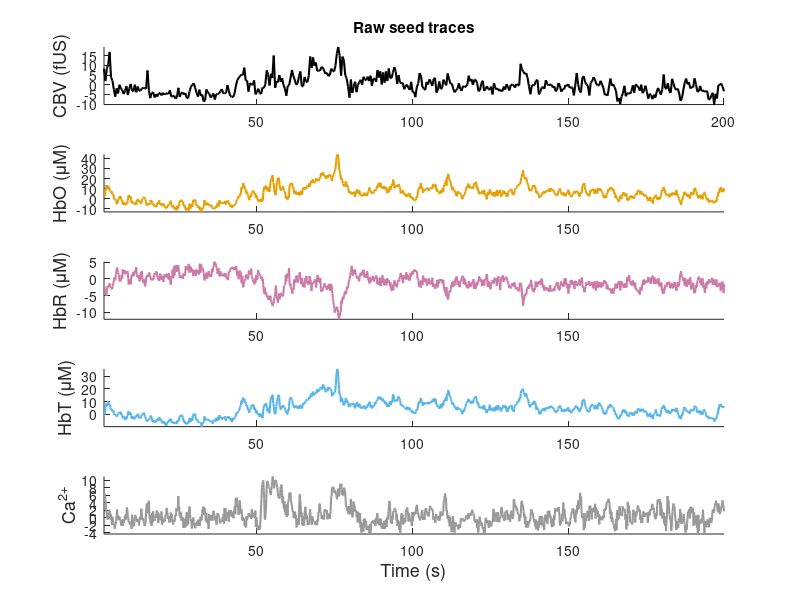
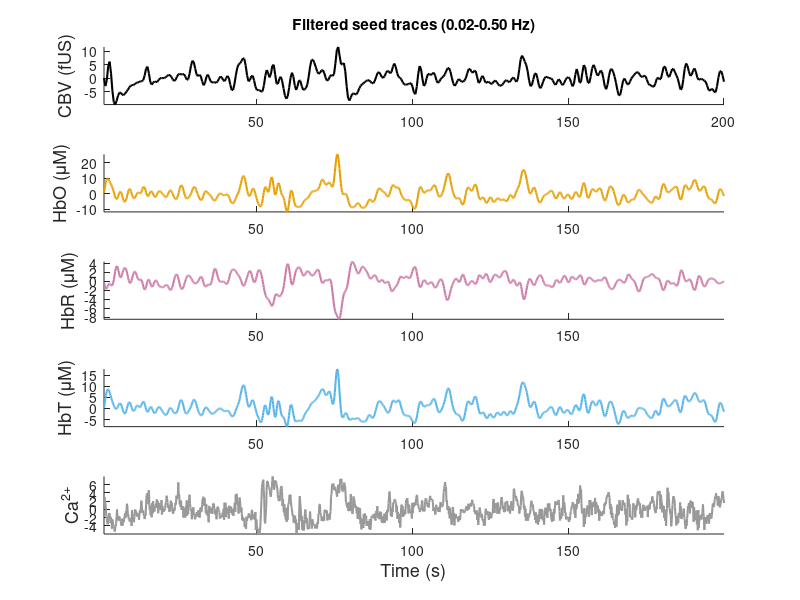

Write the MATLAB code that produced these figures, in order. (Note: this script raises an error after producing the figures.)
%% Code by Shubham Mirg
%%% Kothapalli Lab
%%% Load baseline normalized roi averaged traces
%% ---- Load ----
load('seed_traces_raw.mat');          % -> seedTrace
t_fus = seedTrace.t_fus;
t_opt = seedTrace.t_opt;
frameRate_opt = seedTrace.params.frameRate_opt;
frameRate_fus = seedTrace.params.frameRate_fus;

%% ---- Processing parameters ----
f_low   = 0.02;          % bandpass low cutoff (Hz)
f_high  = 0.5;           % bandpass high cutoff (Hz)
f_lowc  = 0.02;          % calcium high-pass cutoff (Hz)
wincorr = 20;            % xcorr lag window (samples)

[fil1, fil2]         = butter(4, [f_low f_high]/(frameRate_opt/2), 'bandpass');
[fil1c, fil2c]       = butter(4, [f_lowc]/(frameRate_opt/2),       'high');
[fil1_fus, fil2_fus] = butter(4, [f_low f_high]/(frameRate_fus/2), 'bandpass');

%% ---- Apply filtering ----
fus_f = filtfilt(fil1_fus, fil2_fus, seedTrace.fus(:)).';
hbo_f = filtfilt(fil1,  fil2,  seedTrace.hbo(:)).';
hbr_f = filtfilt(fil1,  fil2,  seedTrace.hbr(:)).';
hbt_f = filtfilt(fil1,  fil2,  seedTrace.hbt(:)).';
ca_f  = filtfilt(fil1c, fil2c, seedTrace.ca(:)).';

%% ---- Interpolate optical -> fUS time base ----
hbo_int = interp1(t_opt, hbo_f, t_fus, 'linear', 'extrap');
hbr_int = interp1(t_opt, hbr_f, t_fus, 'linear', 'extrap');
hbt_int = interp1(t_opt, hbt_f, t_fus, 'linear', 'extrap');
ca_int  = interp1(t_opt, ca_f,  t_fus, 'linear', 'extrap');

%% ---- 10 colorblind-friendly colors ----
cb10 = [ ...
    0.000 0.000 0.000;  % black
    0.902 0.624 0.000;  % orange
    0.337 0.706 0.914;  % sky blue
    0.000 0.620 0.451;  % bluish green
    0.941 0.894 0.259;  % yellow
    0.000 0.447 0.698;  % blue
    0.835 0.369 0.000;  % vermillion
    0.800 0.475 0.655;  % reddish purple
    0.600 0.600 0.600;  % gray
    0.800 0.600 0.200]; % brown

fntz = 13;

%% ============ Figure 1: raw separate traces (non-normalized) ============
figure('Color','w');

subplot(5,1,1)
plot(t_fus, seedTrace.fus, 'Color', cb10(1,:), 'LineWidth', 1.5);
ylabel('CBV (fUS)', 'FontSize', fntz); axis tight; box off
title('Raw seed traces');

subplot(5,1,2)
plot(t_opt, seedTrace.hbo, 'Color', cb10(2,:), 'LineWidth', 1.5);
ylabel('HbO (\muM)', 'FontSize', fntz); axis tight; box off

subplot(5,1,3)
plot(t_opt, seedTrace.hbr, 'Color', cb10(8,:), 'LineWidth', 1.5);
ylabel('HbR (\muM)', 'FontSize', fntz); axis tight; box off

subplot(5,1,4)
plot(t_opt, seedTrace.hbt, 'Color', cb10(3,:), 'LineWidth', 1.5);
ylabel('HbT (\muM)', 'FontSize', fntz); axis tight; box off

subplot(5,1,5)
plot(t_opt, seedTrace.ca, 'Color', cb10(9,:), 'LineWidth', 1.5);
ylabel('Ca^{2+}', 'FontSize', fntz); xlabel('Time (s)', 'FontSize', fntz);
axis tight; box off

%% ============ Figure 2: filtered separate traces ============
figure('Color','w');

subplot(5,1,1)
plot(t_fus, fus_f, 'Color', cb10(1,:), 'LineWidth', 1.5);
ylabel('CBV (fUS)', 'FontSize', fntz); axis tight; box off
title(sprintf('Filtered seed traces (%.2f-%.2f Hz)', f_low, f_high));

subplot(5,1,2)
plot(t_opt, hbo_f, 'Color', cb10(2,:), 'LineWidth', 1.5);
ylabel('HbO (\muM)', 'FontSize', fntz); axis tight; box off

subplot(5,1,3)
plot(t_opt, hbr_f, 'Color', cb10(8,:), 'LineWidth', 1.5);
ylabel('HbR (\muM)', 'FontSize', fntz); axis tight; box off

subplot(5,1,4)
plot(t_opt, hbt_f, 'Color', cb10(3,:), 'LineWidth', 1.5);
ylabel('HbT (\muM)', 'FontSize', fntz); axis tight; box off

subplot(5,1,5)
plot(t_opt, ca_f, 'Color', cb10(9,:), 'LineWidth', 1.5);
ylabel('Ca^{2+}', 'FontSize', fntz); xlabel('Time (s)', 'FontSize', fntz);
axis tight; box off

%% ============ Figure 3: cross-correlation ============
[chboxfus, lag] = xcorr(fus_f, hbo_int, wincorr, 'normalized');
[chbrxfus, ~]   = xcorr(fus_f, hbr_int, wincorr, 'normalized');
[chbtxfus, ~]   = xcorr(fus_f, hbt_int, wincorr, 'normalized');
[caxfus,   ~]   = xcorr(fus_f, ca_int,  wincorr, 'normalized');

lagTime = lag / frameRate_fus;

figure('Color','w'); hold on
plot(lagTime, chboxfus, 'Color', cb10(2,:), 'LineWidth', 2);
plot(lagTime, chbrxfus, 'Color', cb10(8,:), 'LineWidth', 2);
plot(lagTime, chbtxfus, 'Color', cb10(3,:), 'LineWidth', 2);
plot(lagTime, caxfus,   'Color', cb10(9,:), 'LineWidth', 2);
xline(0, '--', 'Color', cb10(1,:), 'LineWidth', 2, 'HandleVisibility', 'off');
legend('HbO','HbR','HbT','Ca^{2+}', 'FontSize', 15);
xlabel('Lag (s)', 'FontSize', fntz); ylabel('Corr. coeff.', 'FontSize', fntz);
axis tight; ylim([-1 1]); box on
title('Seed-based cross-correlation');

%% ============ Figure 4: coherogram (time-frequency coherence), 4 panels ============

 
fhi_coh = frameRate_fus;                                  % low-pass cutoff (Hz)
[lp1, lp2] = butter(2, fhi_coh/(frameRate_opt/2), 'low'); % 2nd-order low-pass
 
% optical: low-pass on optical base, then interp to fUS base
hbo_lp = interp1(t_opt, filtfilt(lp1, lp2, seedTrace.hbo(:)).', t_fus, 'linear', 'extrap');
hbr_lp = interp1(t_opt, filtfilt(lp1, lp2, seedTrace.hbr(:)).', t_fus, 'linear', 'extrap');
hbt_lp = interp1(t_opt, filtfilt(lp1, lp2, seedTrace.hbt(:)).', t_fus, 'linear', 'extrap');
ca_lp  = interp1(t_opt, filtfilt(lp1, lp2, seedTrace.ca(:)).',  t_fus, 'linear', 'extrap');
 
% fUS: unfiltered raw ROI mean (already on fUS base)
fus_coh = seedTrace.fus(:);
 
coh_sig = {hbo_lp, hbr_lp, hbt_lp, ca_lp};
sig_lab = {'HbO','HbR','HbT','Ca'};
sig_col = [cb10(2,:); cb10(8,:); cb10(3,:); cb10(9,:)];
 
cparams          = struct();
cparams.Fs       = frameRate_fus;
cparams.tapers   = [5 9];
cparams.fpass    = [0 1];
cparams.pad      = 0;
cparams.trialave = 1;
 
movingwin = [30 2];             % [window step] in seconds
 
xc = detrend(fus_coh, 'linear'); xc = xc - mean(xc);
 
figure('Color','w');
for s = 1:numel(coh_sig)
    yy = detrend(coh_sig{s}(:), 'linear'); yy = yy - mean(yy);
    [C, ~, ~, ~, ~, t, f] = cohgramc(xc, yy, movingwin, cparams);
 
    subplot(2,2,s);
    imagesc(t, f, C'); axis xy; colorbar
    xlabel('Time (s)', 'FontSize', fntz); ylabel('Frequency (Hz)', 'FontSize', fntz);
    title(sprintf('fUS vs %s', sig_lab{s}));
    colormap parula; clim([0 1])
end
sgtitle('Time-varying coherence (cohgramc)');
